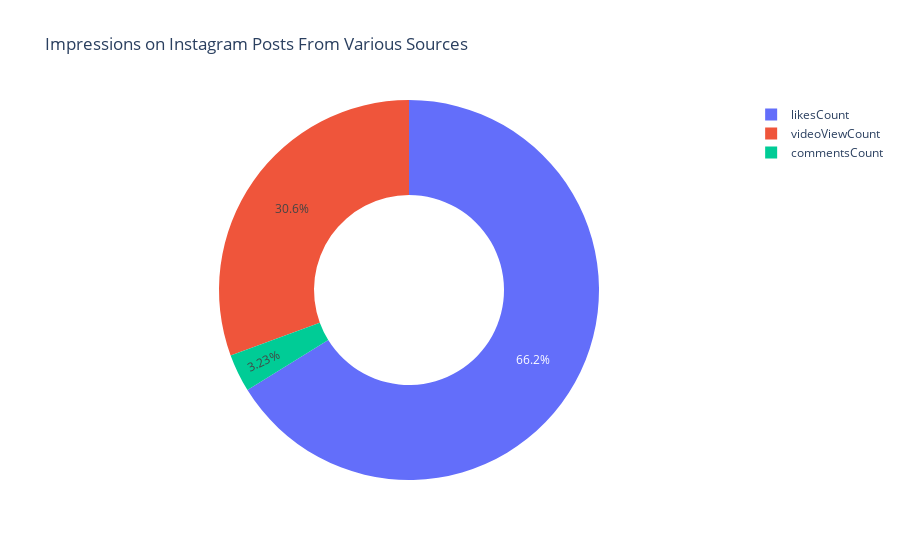

The notebook cell this image was saved under:
### Code cell
like = df["likesCount"].sum()
comments = df["commentsCount"].sum()
Videos = df['videoViewCount'].sum()

labels = ['likesCount','commentsCount','videoViewCount']
values = [like, comments,Videos]


fig = px.pie(data, values=values, names=labels, 
             title='Impressions on Instagram Posts From Various Sources', hole=0.5)
fig.show()

### Figure 1 — Plotly figure (JSON) as saved in the notebook; plotly's stock layout.template omitted (floating-point values rounded to 4 significant figures)
{"data": [{"domain": {"x": [0, 1], "y": [0, 1]}, "hole": 0.5, "hovertemplate": "label=%{label}<br>value=%{value}<extra></extra>", "labels": ["likesCount", "commentsCount", "videoViewCount"], "legendgroup": "", "name": "", "showlegend": true, "type": "pie", "values": [39376, 1920, 18205]}], "layout": {"autosize": true, "legend": {"tracegroupgap": 0}, "title": {"text": "Impressions on Instagram Posts From Various Sources"}}}
